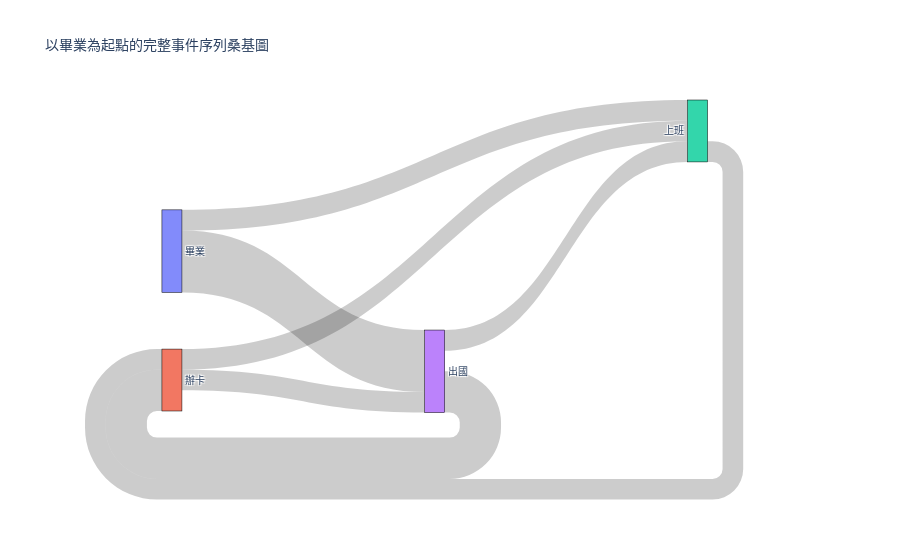

Notebook code cell kept with this figure:
### Code cell
import pandas as pd
import plotly.graph_objects as go

# Step 1: 從Excel文件讀取數據
file_path = 'CJM.xlsx'  # 替換為你的Excel文件的實際路徑
df = pd.read_excel(file_path)

# Step 2: 將數據按照 ID 和時間進行排序
df['time'] = pd.to_datetime(df['time'])
df = df.sort_values(by=['ID ', 'time'])

# Step 3: 只保留從 '畢業' 開始的事件序列，但不止步於單一轉移，追踪完整事件流
valid_transitions = []
for i in range(1, len(df)):
    if df.iloc[i-1]['ID '] == df.iloc[i]['ID ']:
        # 找到每個 ID 的第一個 '畢業' 並追踪其後的所有事件
        if '畢業' in df.iloc[i-1]['event'] or len(valid_transitions) > 0:
            valid_transitions.append((df.iloc[i-1]['event'], df.iloc[i]['event']))

# 將有效的轉移轉化為 DataFrame
transitions_df = pd.DataFrame(valid_transitions, columns=['source', 'target'])
transition_counts = transitions_df.value_counts().reset_index(name='count')

# Step 4: 使用 plotly 繪製桑基圖
# 準備桑基圖的數據
all_labels = list(set(transition_counts['source']).union(set(transition_counts['target'])))
label_index = {label: idx for idx, label in enumerate(all_labels)}

sources = [label_index[source] for source in transition_counts['source']]
targets = [label_index[target] for target in transition_counts['target']]
values = transition_counts['count']

# 繪製桑基圖
fig = go.Figure(data=[go.Sankey(
    node=dict(
        pad=15,
        thickness=20,
        line=dict(color="black", width=0.5),
        label=all_labels,
    ),
    link=dict(
        source=sources,
        target=targets,
        value=values
    )
)])

fig.update_layout(title_text="以畢業為起點的完整事件序列桑基圖", font_size=10)
fig.show()

### Figure 1 — Plotly figure (JSON) as saved in the notebook; plotly's stock layout.template omitted (floating-point values rounded to 4 significant figures)
{"data": [{"link": {"source": [0, 3, 2, 3, 0, 1, 1], "target": [3, 1, 1, 2, 2, 2, 3], "value": [3, 2, 1, 1, 1, 1, 1]}, "node": {"label": ["畢業", "辦卡", "上班", "出國"], "line": {"color": "black", "width": 0.5}, "pad": 15, "thickness": 20}, "type": "sankey"}], "layout": {"font": {"size": 10}, "title": {"text": "以畢業為起點的完整事件序列桑基圖"}}}
